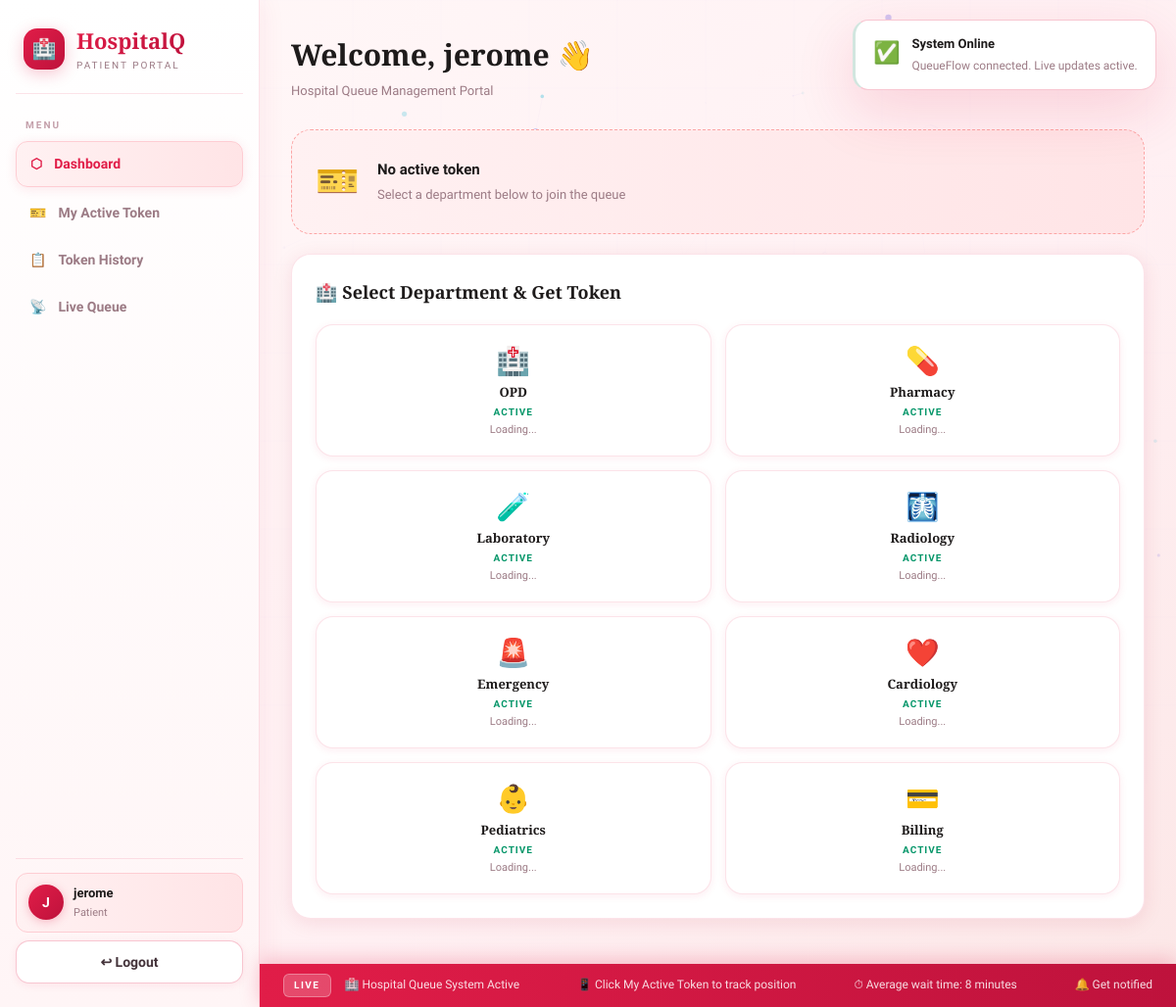
/dashboard (signed in), run on the app's committed database.
### models/queue_model.py (models this page shows, shortened)
class Queue(db.Model):
    __tablename__ = 'queues'
    id              = db.Column(db.Integer, primary_key=True)
    department_name = db.Column(db.String(100), nullable=False)
    status          = db.Column(db.String(20), default='active')
    created_at      = db.Column(
        db.DateTime,
        default=datetime.datetime.utcnow
    )
    tokens = db.relationship(
        'Token', backref='queue', lazy='select'
    )

### routes/queue_routes.py (the view)
@queue_bp.route('/dashboard')
@login_required
def dashboard():
    queues = Queue.query.filter_by(status='active').all()
    user_tokens = (
        Token.query
        .filter_by(user_id=session['user_id'])
        .order_by(Token.created_at.desc())
        .limit(20)
        .all()
    )
    active_token = (
        Token.query
        .filter(
            Token.user_id == session['user_id'],
            Token.status.in_(['waiting', 'serving'])
        )
        .order_by(Token.created_at.desc())
        .first()
    )
    return render_template(
        'dashboard.html',
        queues       = queues,
        tokens       = user_tokens,
        active_token = active_token
    )

### routes/queue_routes.py (called while the page is built)
def login_required(f):
    @wraps(f)
    def decorated(*args, **kwargs):
        if 'user_id' not in session:
            return redirect(url_for('auth.login'))
        return f(*args, **kwargs)
    return decorated

### templates/dashboard.html (shortened to what this page needs)
<!DOCTYPE html>
<html lang="en">
<head>
    <link rel="stylesheet" href="{{ url_for('static', filename='css/style.css') }}">
</head>
<body class="app-page">
    <div class="sidebar" id="sidebar">
        <div class="logo">
            <div class="logo-icon">🏥</div>
            <div>
                <div class="logo-text">HospitalQ</div>
                <div class="logo-sub">Patient Portal</div>
            </div>
        </div>
        <span class="nav-label">Menu</span>
        <div class="nav-item active" onclick="switchNav(this,'main')">
            <span>⬡</span><span>Dashboard</span>
        </div>
        <div class="nav-item" onclick="window.location='/my-token'">
            <span>🎫</span><span>My Active Token</span>
        </div>
        <div class="nav-item" onclick="switchNav(this,'history')">
            <span>📋</span><span>Token History</span>
        </div>
        <div class="nav-item" onclick="switchNav(this,'live')">
            <span>📡</span><span>Live Queue</span>
        </div>
        <div class="sidebar-footer">
            <div class="user-card">
                <div class="avatar">
                    {{ session['user_name'][0] | upper }}
                </div>
                <div>
                    <div class="user-name">{{ session['user_name'] }}</div>
                    <div class="user-role">Patient</div>
                </div>
            </div>
            <a href="/logout" class="btn btn-ghost" style="width:100%;justify-content:center">
      ↩ Logout
    </a>
        </div>
    </div>
    <main class="main-content">
        <div class="page-header">
            <div>
                <div class="page-title">
                    Welcome, {{ session['user_name'] }} 👋
                </div>
                <div class="page-sub">
                    Hospital Queue Management Portal
                </div>
            </div>
        </div>
        <div id="section-main">
            {% if active_token %}
            <div class="active-token-banner" onclick="window.location='/my-token'" style="cursor:pointer">
                <div class="atb-left">
                    <div class="atb-label">
                        <span class="pulse-dot green"></span> Your Active Token
                    </div>
                    <div class="atb-number">
                        {{ active_token.token_number }}
                    </div>
                    <div class="atb-dept">
                        {{ active_token.queue.department_name }} Department
                    </div>
                    <span class="status-badge s-{{ active_token.status }}" style="margin-top:8px;display:inline-block">
          {{ active_token.status }}
        </span>
                </div>
                <div class="atb-right">
                    <div class="atb-stat">
                        <span id="atb-position">—</span>
                        <label>Ahead of you</label>
                    </div>
                    <div class="atb-stat">
                        <span id="atb-wait">—</span>
                        <label>Est. minutes</label>
                    </div>
                    <a href="/my-token" class="btn btn-primary" style="margin-top:12px" onclick="event.stopPropagation()">
          View Full Token →
        </a>
                </div>
                <div class="atb-cancel">
                    <form method="POST" action="/cancel-token/{{ active_token.id }}" onsubmit="return confirm(
                'Cancel your token?'
              )">
                        <button type="submit" class="btn btn-danger" onclick="event.stopPropagation()">
            ✕ Cancel
          </button>
                    </form>
                </div>
            </div>
            {% else %}
            <div class="no-token-banner">
                <div class="ntb-icon">🎫</div>
                <div>
                    <strong>No active token</strong>
                    <p>Select a department below to join the queue</p>
                </div>
            </div>
            {% endif %}
            <div class="section-card">
                <div class="sc-title">
                    🏥 Select Department &amp; Get Token
                </div>
                <div class="dept-picker-grid">
                    {% for queue in queues %}
                    <form method="POST" action="/generate-token">
                        <button type="submit" class="dept-pick-btn
              {% if active_token %}disabled-dept{% endif %}" {% if active_token %}disabled{% endif %}>
            <span class="dp-icon">
              {% if queue.department_name == 'OPD' %}🏥
              {% elif queue.department_name == 'Pharmacy' %}💊
              {% elif queue.department_name == 'Laboratory' %}🧪
              {% elif queue.department_name == 'Radiology' %}🩻
              {% elif queue.department_name == 'Emergency' %}🚨
              {% elif queue.department_name == 'Cardiology' %}❤️
              {% elif queue.department_name == 'Pediatrics' %}👶
              {% elif queue.department_name == 'Billing' %}💳
              {% else %}🏥
              {% endif %}
            </span>
            <span class="dp-name">
              {{ queue.department_name }}
            </span>
            <span class="dp-status {{ queue.status }}">
              {{ queue.status }}
            </span>
            <span class="dp-waiting"
                  id="wait-{{ queue.id }}">
              Loading...
            </span>
          </button>
                    </form>
                    {% endfor %}
                </div>
            </div>
        </div>
    </main>
    <div class="ticker-bar">
        <div class="ticker-label">LIVE</div>
        <div class="ticker-track">
            <div class="ticker-inner">
                <span>🏥 Hospital Queue System Active &nbsp;&nbsp;</span>
                <span>📱 Click My Active Token to track position
            &nbsp;&nbsp;</span>
                <span>⏱ Average wait time: 8 minutes &nbsp;&nbsp;</span>
                <span>🔔 Get notified when your turn comes &nbsp;&nbsp;</span>
            </div>
        </div>
    </div>
    <div class="toast-container" id="toasts"></div>
</body>
</html>

### data on the page
Queue: department_name "OPD", status "ACTIVE"
Queue: department_name "Pharmacy", status "ACTIVE"
Queue: department_name "Laboratory", status "ACTIVE"
Queue: department_name "Radiology", status "ACTIVE"
Queue: department_name "Emergency", status "ACTIVE"
Queue: department_name "Cardiology", status "ACTIVE"
Queue: department_name "Pediatrics", status "ACTIVE"
Queue: department_name "Billing", status "ACTIVE"

### other printed values
{{ session['user_name'][0] | upper }} "J"
{{ session['user_name'] }} "jerome"
